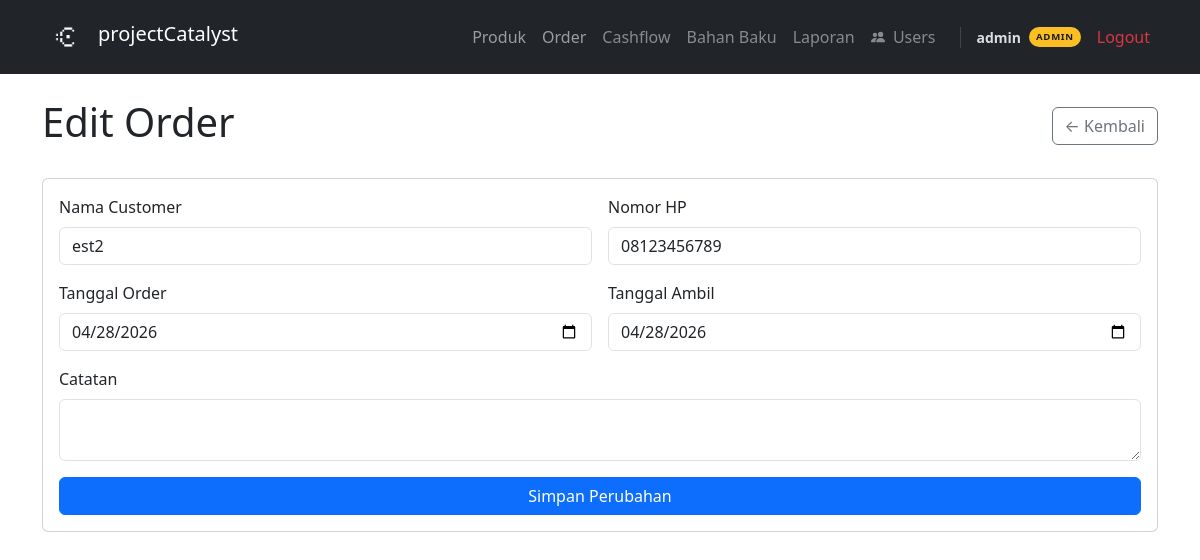
Page /orders/edit/2 (signed in) on the committed database.
### tables this page shows
CREATE TABLE users (id INTEGER PRIMARY KEY AUTOINCREMENT, username TEXT UNIQUE NOT NULL, password_hash TEXT NOT NULL, created_at TIMESTAMP DEFAULT CURRENT_TIMESTAMP, role TEXT NOT NULL DEFAULT 'user');

CREATE TABLE orders (
    id              INTEGER PRIMARY KEY AUTOINCREMENT,
    customer_name   TEXT NOT NULL,
    customer_phone  TEXT,
    order_date      TEXT NOT NULL,
    pickup_date     TEXT,
    status          TEXT DEFAULT 'pending',
    payment_method  TEXT NOT NULL,
    payment_status  TEXT DEFAULT 'unpaid',
    notes           TEXT,
    created_at      TEXT DEFAULT CURRENT_TIMESTAMP
);

### app.py (the view, shortened to what this page needs)
@app.route('/orders/edit/<int:order_id>', methods=['GET', 'POST'])
@login_required
def edit_order_page(order_id):
    order = get_order_by_id(order_id)
    return render_template('edit_order.html', order=order)

### app.py (called while the page is built)
@login_manager.user_loader
def load_user(user_id):
    row = get_user_by_id(user_id)
    if row:
        return User(row['id'], row['username'], row['password_hash'], row['role'])
    return None

    @property
    def is_admin(self):
        return self.role == 'admin'

### database/db.py (called while the page is built)
def get_connection():
    conn = sqlite3.connect(DB_PATH)
    conn.row_factory = sqlite3.Row
    conn.execute("PRAGMA foreign_keys = ON")
    return conn

def get_user_by_id(user_id):
    conn = get_connection()
    user = conn.execute('SELECT * FROM users WHERE id = ?', (user_id,)).fetchone()
    conn.close()
    return user

def get_order_by_id(order_id):
    conn = get_connection()
    order = conn.execute(
        "SELECT * FROM orders WHERE id = ?",
        (order_id,)
    ).fetchone()
    conn.close()
    return order

### templates/edit_order.html (shortened to what this page needs)
{% extends 'base.html' %}
{% block content %}
<div class="d-flex justify-content-between align-items-center mb-4">
    <h1>Edit Order</h1>
    <a href="/orders" class="btn btn-outline-secondary">← Kembali</a>
</div>
<div class="card">
    <div class="card-body">
        <form action="/orders/edit/{{ order['id'] }}" method="POST">
            <div class="row g-3">
                <div class="col-12 col-md-6">
                    <label class="form-label">Nama Customer</label>
                    <input type="text" name="customer_name" class="form-control"
                           value="{{ order['customer_name'] }}" required>
                </div>
                <div class="col-12 col-md-6">
                    <label class="form-label">Nomor HP</label>
                    <input type="text" name="customer_phone" class="form-control"
                           value="{{ order['customer_phone'] or '' }}">
                </div>
                <div class="col-12 col-md-6">
                    <label class="form-label">Tanggal Order</label>
                    <input type="date" name="order_date" class="form-control"
                           value="{{ order['order_date'] }}" required>
                </div>
                <div class="col-12 col-md-6">
                    <label class="form-label">Tanggal Ambil</label>
                    <input type="date" name="pickup_date" class="form-control"
                           value="{{ order['pickup_date'] or '' }}">
                </div>
                <div class="col-12">
                    <label class="form-label">Catatan</label>
                    <textarea name="notes" class="form-control" rows="2">{{ order['notes'] or '' }}</textarea>
                </div>
            </div>
            <button type="submit" class="btn btn-primary mt-3 w-100 w-md-auto">Simpan Perubahan</button>
        </form>
    </div>
</div>
{% endblock %}

### templates/base.html (shortened to what this page needs)
<!DOCTYPE html>
<html lang="id">
<head>
    <link href="https://cdnjs.cloudflare.com/ajax/libs/bootstrap/5.3.0/css/bootstrap.min.css" rel="stylesheet">
</head>
<body>
<nav class="navbar navbar-expand-lg navbar-dark bg-dark">
    <div class="container">
        <a class="navbar-brand d-flex align-items-center gap-2" href="/">
            <img src="/static/logo.png" height="48" width="48" style="vertical-align: middle">
            <span style="margin-bottom: 6px">projectCatalyst</span>
        </a>
        <div class="collapse navbar-collapse" id="navmenu">
            <ul class="navbar-nav ms-auto align-items-lg-center">
                <li class="nav-item"><a class="nav-link" href="/products">Produk</a></li>
                <li class="nav-item"><a class="nav-link" href="/orders">Order</a></li>
                {% if current_user.is_authenticated and current_user.is_admin %}
                <li class="nav-item admin-only"><a class="nav-link" href="/cashflow">Cashflow</a></li>
                <li class="nav-item admin-only"><a class="nav-link" href="/ingredients">Bahan Baku</a></li>
                <li class="nav-item admin-only"><a class="nav-link" href="/reports">Laporan</a></li>
                <li class="nav-item admin-only">
                    <a class="nav-link" href="/admin/users">
                        Users
                    </a>
                </li>
                {% endif %}
                {% if current_user.is_authenticated %}
                <li class="nav-item ms-lg-3 d-flex align-items-center gap-2" style="border-left: 1px solid rgba(255,255,255,0.15); padding-left: 1rem;">
                    <span class="text-white small fw-semibold" style="opacity:.85">{{ current_user.username }}</span>
                    <span class="role-badge {{ current_user.role }}">{{ current_user.role }}</span>
                </li>
                {% endif %}
                <li class="nav-item ms-lg-2">
                    <a class="nav-link text-danger" href="{{ url_for('logout') }}">Logout</a>
                </li>
            </ul>
        </div>
    </div>
</nav>
<div class="container mt-4">
    {% block content %}{% endblock %}
</div>
</body>
</html>

### templates/base.html (style rules this page uses)
.btn { transition: all 0.2s ease; }
.card { transition: all 0.2s ease; cursor: pointer; }
.nav-link { transition: all 0.2s ease; position: relative; }
.nav-link::after { content: ''; position: absolute; bottom: 0; left: 0; width: 0; height: 2px; background: #fff; transition: width 0.3s ease; }
.role-badge { font-size: 0.6rem; font-weight: 800; letter-spacing: 0.07em; padding: 2px 7px; border-radius: 999px; text-transform: uppercase; line-height: 1.6; display: inline-block; }
.role-badge.admin { background: #fbbf24; color: #1a1a1a; }
.nav-item.admin-only { opacity: 0.85; }

### rows in the picture
users: username "admin", role "ADMIN"
orders: customer_name "est2", customer_phone "08123456789", order_date "04/28/2026", pickup_date "04/28/2026"
